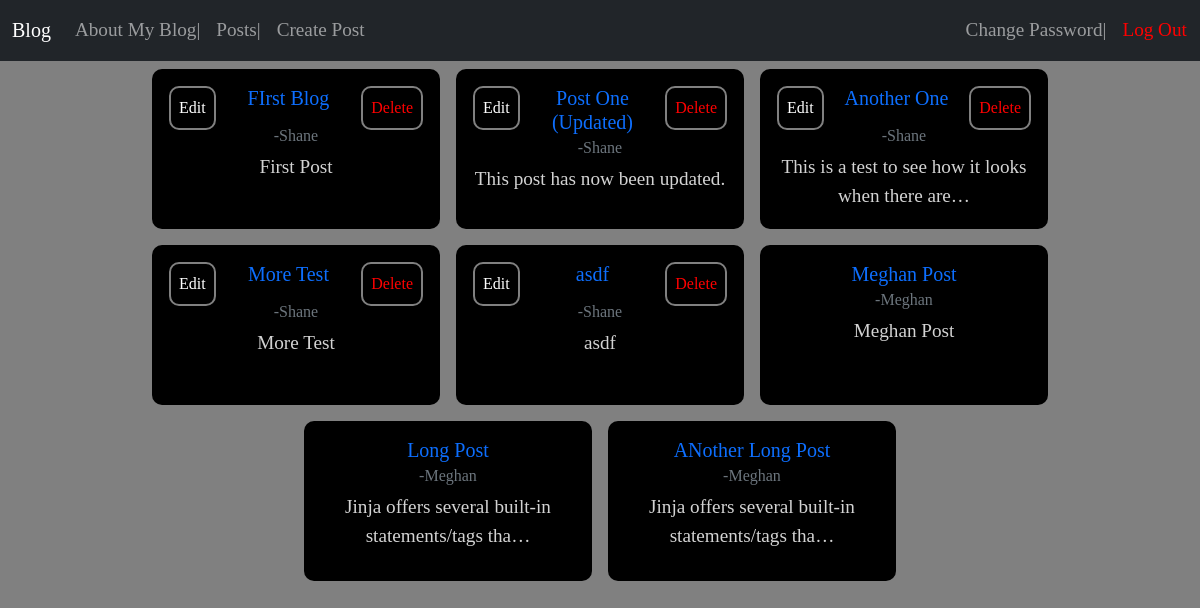
The page /posts/ (signed in) on the database its author committed.
### blog/models.py (models this page shows, shortened)
class Post(models.Model):
    title=models.CharField(max_length=200)
    body=models.TextField()
    author=models.ForeignKey(
        'auth.User',
        on_delete=models.CASCADE
    )

### blog/views.py (the view)
# urls.py: path('posts/',PostListView.as_view(), name='post_list'),
class PostListView(LoginRequiredMixin, ListView):
    model=Post
    template_name="post_list.html"

### templates/post_list.html (shortened to what this page needs)
{% extends 'base.html' %}
{% block content %}
    <div class="post-list">
        {% for post in post_list %}
        <div class="card" style="width: 18rem;">
            <div class="card-body">
                <div class="post-list-buttons">
                    {% if post.author == user %}
                        <a href="{% url 'post_edit' post.id %}" class="card-link">Edit</a>
                    {% endif %}
                    <h5 class="card-title" style="text-align: center; "><a href="{% url 'post_detail' post.id %}">{{post.title}}</a></h5>
                    {% if post.author == user  %}
                        <a href="{% url 'post_delete' post.id %}" class="card-link" style="color: red;">Delete</a>
                    {% endif %}
                </div>
                <h6 class="card-subtitle mb-2 text-muted author">-{{post.author}}</h6>
                <p class="card-text">{{post.body|truncatechars:50}}</p>
            </div>
        </div>
    {% endfor %}
    </div>
{% endblock content %}

### static/css/base.css (style rules this page uses)
body { font-family: 'EB Garamond', serif; font-size: 1.2rem; background-color: grey; }
a { text-decoration: none; }
.card { width: 18rem; height: 10rem; text-align: center; background-color: black; color: lightgrey; border-radius: 10px; margin: .5rem; }
.card-body { display: flex; flex-direction: column; }
.card-link { text-decoration: none; font-size: 1rem; color: white; border: 2px solid grey; border-radius: 10px; padding: .5rem; height: fit-content; }
.post-list { display: flex; flex-direction: row; flex-wrap: wrap; justify-content: center; width: 100vw; }
.post-list-buttons { display: flex; justify-content: space-between; }
.post-list-buttons h5 { display: flex; margin-left: auto; margin-right: auto; }
.post-list-buttons .card-title { color: white; text-decoration: none; }

### rows shown on the page
Post: shows "Edit", title "FIrst Blog", shows "Delete", author "Shane", body "First Post"
Post: shows "Edit", title "Post One (Updated)", shows "Delete", author "Shane", body "This post has now been updated."
Post: shows "Edit", title "Another One", shows "Delete", author "Shane", body "This is a test to see how it looks when there are…"
Post: shows "Edit", title "More Test", shows "Delete", author "Shane", body "More Test"
Post: shows "Edit", title "asdf", shows "Delete", author "Shane", body "asdf"
Post: title "Meghan Post", author "Meghan", body "Meghan Post"
Post: title "Long Post", author "Meghan", body "Jinja offers several built-in statements/tags tha…"
Post: title "ANother Long Post", author "Meghan", body "Jinja offers several built-in statements/tags tha…"
